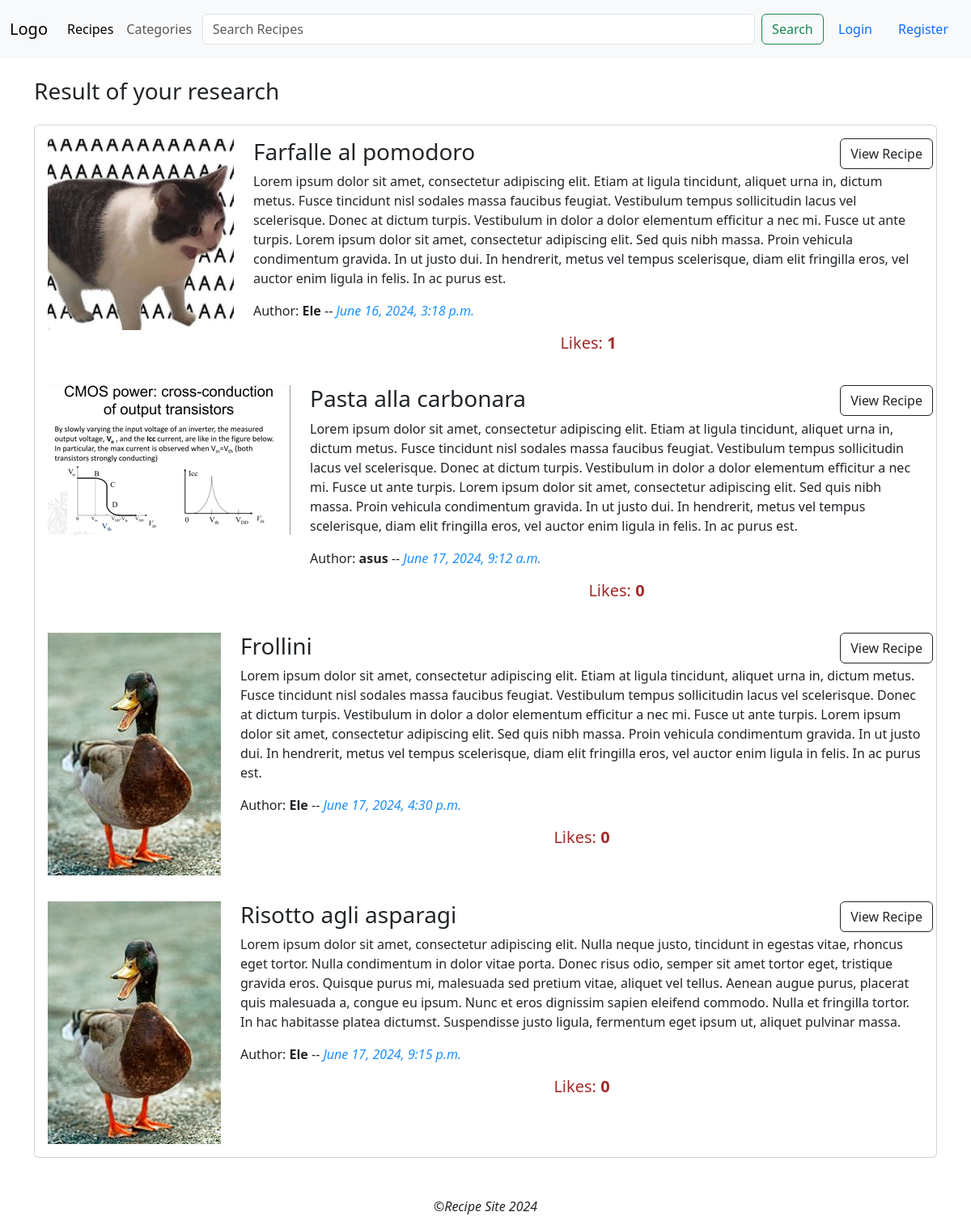
The app's page /search/ with its own data.
### recipes/models.py (models this page shows, shortened)
class Recipe(models.Model):
    DIFFICULTY_LEVELS = [
        (1, 'Very Easy'),
        (2, 'Easy'),
        (3, 'Medium'),
        (4, 'Hard'),
        (5, 'Very Hard'),
    ]
    image = models.ImageField(default='default.jpg', upload_to='recipesPics')
    title = models.CharField(max_length=100)
    description = models.TextField()
    content = models.TextField()
    date_posted = models.DateTimeField(default=timezone.now)
    author = models.ForeignKey(User, on_delete=models.CASCADE)
    difficulty = models.IntegerField(choices=DIFFICULTY_LEVELS, default=3)
    portions = models.IntegerField()
    cooking_time = models.IntegerField()
    ingredients = models.ManyToManyField(Ingredient, related_name='recipes')
    slug = models.SlugField(max_length=100, unique=True, blank=True)
    category = ManyToManyField(Category)
    likes = models.ManyToManyField(User, related_name='likes', blank=True)

### recipes/views.py (the view)
# urls.py: path('search/', RecipeSearchView.as_view(), name='recipeSearch'),
class RecipeSearchView(ListView):
    model = Recipe
    template_name = 'recipes/recipe_search.html'
    context_object_name = 'recipes'
    def get_queryset(self):
        queryset = Recipe.objects.all()
        query = self.request.GET.get('q')
        if query:
            queryset = queryset.filter(
                Q(title__icontains=query)
            )
        return queryset
    def get_context_data(self, **kwargs):
        context = super().get_context_data(**kwargs)
        context['query'] = self.request.GET.get('q', '')
        return context

### templates/recipes/recipe_search.html
{% extends "recipes/base.html" %}
{% load static %}
{% block content %}
	<h3>Result of your research</h3>
    {% if recipes %}
    <div class="card my-4">
        {% for recipe in recipes %}
            <div class="row card-body">
            <div class="col-auto">
                <img src="{{ recipe.image.url }}" alt="{{ recipe.title }}Image" class="img-fluid cover" height="200px">
            </div>
            <div class="col  d-flex" style="position: relative">
                    <div>
                        <h3 class="card-title">{{ recipe.title }}</h3>
                        <p class="card-text">{{ recipe.description }}</p>
                        <span>Author:<strong> {{ recipe.author }}</strong> -- <i style="color: dodgerblue">{{ recipe.date_posted }}</i></span>
                        <div class="text-center mt-3">
                            <h5 style="color: brown">Likes: <strong>{{ recipe.likes.count }}</strong></h5>
                        </div>
                    </div>
                        <div style="position: absolute; top:0; right: 0; ">
                            <a href="{% url 'recipesDetail' slug=recipe.slug %}" class="btn btn-outline-dark btn-small">View Recipe</a>
                        </div>
                </div>
            </div>
        {% endfor %}
    </div>
{% else %}
  <p>Sorry! No recipes found with the specified title.</p>
{% endif %}
{% endblock %}

### records on screen
Recipe: image (picture), title "Farfalle al pomodoro", description "Lorem ipsum dolor sit amet, consectetur adipiscing elit. Etiam at ligula tincidunt, aliquet urna in, dictum metus. Fusce tincidunt nisl sodales massa faucibus feugiat. Vestibulum tempus sollicitudin lacus vel scelerisque. Donec at dictum turpis. Vestibulum in dolor a dolor elementum efficitur a nec mi. Fusce ut ante turpis. Lorem ipsum dolor sit amet, consectetur adipiscing elit. Sed quis nibh massa. Proin vehicula condimentum gravida. In ut justo dui. In hendrerit, metus vel tempus scelerisque, diam elit fringilla eros, vel auctor enim ligula in felis. In ac purus est.", author "Ele", date_posted "June 16, 2024, 3:18 p.m.", likes.count "1"
Recipe: image (picture), title "Pasta alla carbonara", description "Lorem ipsum dolor sit amet, consectetur adipiscing elit. Etiam at ligula tincidunt, aliquet urna in, dictum metus. Fusce tincidunt nisl sodales massa faucibus feugiat. Vestibulum tempus sollicitudin lacus vel scelerisque. Donec at dictum turpis. Vestibulum in dolor a dolor elementum efficitur a nec mi. Fusce ut ante turpis. Lorem ipsum dolor sit amet, consectetur adipiscing elit. Sed quis nibh massa. Proin vehicula condimentum gravida. In ut justo dui. In hendrerit, metus vel tempus scelerisque, diam elit fringilla eros, vel auctor enim ligula in felis. In ac purus est.", author "asus", date_posted "June 17, 2024, 9:12 a.m.", likes.count "0"
Recipe: image (placeholder picture), title "Frollini", description "Lorem ipsum dolor sit amet, consectetur adipiscing elit. Etiam at ligula tincidunt, aliquet urna in, dictum metus. Fusce tincidunt nisl sodales massa faucibus feugiat. Vestibulum tempus sollicitudin lacus vel scelerisque. Donec at dictum turpis. Vestibulum in dolor a dolor elementum efficitur a nec mi. Fusce ut ante turpis. Lorem ipsum dolor sit amet, consectetur adipiscing elit. Sed quis nibh massa. Proin vehicula condimentum gravida. In ut justo dui. In hendrerit, metus vel tempus scelerisque, diam elit fringilla eros, vel auctor enim ligula in felis. In ac purus est.", author "Ele", date_posted "June 17, 2024, 4:30 p.m.", likes.count "0"
Recipe: image (placeholder picture), title "Risotto agli asparagi", description "Lorem ipsum dolor sit amet, consectetur adipiscing elit. Nulla neque justo, tincidunt in egestas vitae, rhoncus eget tortor. Nulla condimentum in dolor vitae porta. Donec risus odio, semper sit amet tortor eget, tristique gravida eros. Quisque purus mi, malesuada sed pretium vitae, aliquet vel tellus. Aenean augue purus, placerat quis malesuada a, congue eu ipsum. Nunc et eros dignissim sapien eleifend commodo. Nulla et fringilla tortor. In hac habitasse platea dictumst. Suspendisse justo ligula, fermentum eget ipsum ut, aliquet pulvinar massa.", author "Ele", date_posted "June 17, 2024, 9:15 p.m.", likes.count "0"
